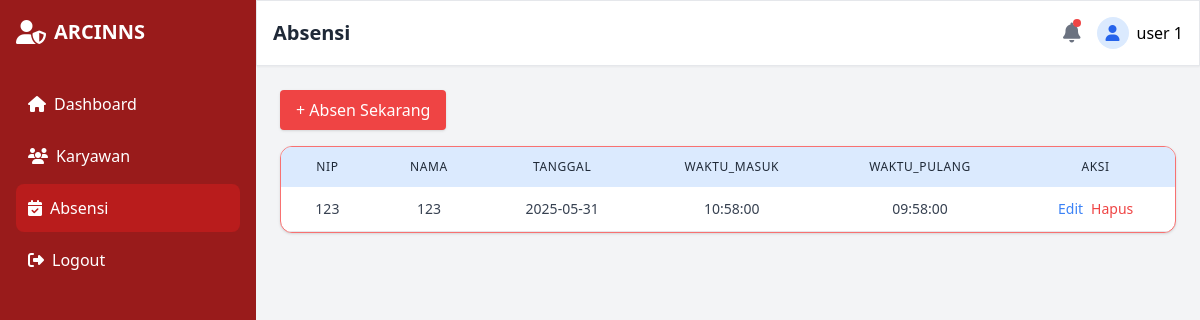
The app's page /pages/absensi/daftar.php (signed in) with its own data.
### tables this page shows
CREATE TABLE IF NOT EXISTS `absensi_karyawan` (
  `id` int NOT NULL AUTO_INCREMENT,
  `nip_karyawan` int NOT NULL,
  `tanggal_absensi` date NOT NULL,
  `jam_masuk` time NOT NULL,
  `jam_keluar` time NOT NULL,
  PRIMARY KEY (`id`),
  KEY `absensi_karyawan_nip_karyawan_to_users.nip` (`nip_karyawan`),
  CONSTRAINT `absensi_karyawan_nip_karyawan_to_users.nip` FOREIGN KEY (`nip_karyawan`) REFERENCES `users` (`NIP`) ON DELETE CASCADE ON UPDATE CASCADE
);

CREATE TABLE IF NOT EXISTS `users` (
  `NIP` int NOT NULL,
  `username` varchar(50) NOT NULL,
  `email` varchar(255) NOT NULL,
  `password` varchar(255) NOT NULL,
  `nama` varchar(255),
  `umur` int NOT NULL,
  `jenis_kelamin` enum('L','P') NOT NULL,
  `departemen` varchar(255),
  `jabatan` varchar(255),
  `kota_asal` varchar(255),
  PRIMARY KEY (`NIP`)
);

### pages/absensi/daftar.php (the view, shortened to what this page needs)
<?php
require_once("../../db/config.php");
$query = "SELECT
users.NIP, users.nama, absensi.id, absensi.tanggal_absensi, absensi.jam_masuk, absensi.jam_keluar
FROM absensi_karyawan as absensi
LEFT JOIN users ON absensi.nip_karyawan = users.NIP";
$daftar_absensi = $db->query($query)->fetch_all(MYSQLI_ASSOC);
?>
<!DOCTYPE html>
<html lang="id">
<head>
  <script src="https://cdn.tailwindcss.com"></script>
  <link href="https://cdnjs.cloudflare.com/ajax/libs/font-awesome/6.4.0/css/all.min.css" rel="stylesheet">
</head>
<body class=" bg-gray-100 font-sans">
  <div class="flex h-screen">
    <div class="w-64 bg-red-800 text-white p-4 hidden md:block">
      <div class="flex items-center space-x-2 mb-8">
        <i class="fas fa-user-shield text-2xl"></i>
        <h1 class="text-xl font-bold">ARCINNS</h1>
      </div>
      <nav class="space-y-1">
        <a href="../../index.php" class="flex items-center space-x-2 p-3 rounded-lg hover:bg-red-700">
          <i class="fas fa-home"></i>
          <span>Dashboard</span>
        </a>
        <a href="../karyawan/daftar.php" class="flex items-center space-x-2 p-3 rounded-lg hover:bg-red-700">
          <i class="fas fa-users"></i>
          <span>Karyawan</span>
        </a>
        <a href="daftar.php" class="flex items-center space-x-2 p-3 rounded-lg bg-red-700">
          <i class="fas fa-calendar-check"></i>
          <span>Absensi</span>
        </a>
        <a href="../logout.php" class="flex items-center space-x-2 p-3 rounded-lg hover:bg-red-700 mt-10">
          <i class="fas fa-sign-out-alt"></i>
          <span>Logout</span>
        </a>
      </nav>
    </div>
    <div class="flex-1 overflow-auto">
      <header class="bg-white shadow-sm border border-bottom">
        <div class="flex justify-between items-center p-4">
          <h2 class="text-xl font-semibold text-gray-800">Absensi</h2>
          <div class="flex items-center space-x-4">
            <div class="relative">
              <i class="fas fa-bell text-gray-500 text-xl"></i>
              <span class="absolute top-0 right-0 h-2 w-2 rounded-full bg-red-500"></span>
            </div>
            <div class="flex items-center space-x-2">
              <div class="h-8 w-8 bg-blue-100 rounded-full flex items-center justify-center">
                <i class="fas fa-user text-blue-600"></i>
              </div>
              <span class="font-medium">
                <?= $_SESSION["username"] ?>
              </span>
            </div>
          </div>
        </div>
      </header>
      <main class="p-6">
        <div class="flex mb-4">
          <a href="tambah.php" class="bg-red-500 hover:bg-red-600 text-white px-4 py-2 rounded shadow">
            + Absen Sekarang
          </a>
        </div>
        <div class="bg-white rounded-xl shadow overflow-hidden border border-red-400">
          <?php if (!$daftar_absensi): ?>
            <div class="flex justify-center text-3xl font-bold text-gray-300 uppercase w-full h-[5rem] items-center">
              data absensi kosong
            </div>
          <?php else: ?>
            <div class="overflow-x-auto">
              <table class="min-w-full">
                <thead class="bg-blue-100">
                  <tr>
                    <th class="px-6 py-3 text-center text-xs font-medium text-gray-800 uppercase tracking-wider">NIP</th>
                    <th class="px-6 py-3 text-center text-xs font-medium text-gray-800 uppercase tracking-wider">Nama</th>
                    <th class="px-6 py-3 text-center text-xs font-medium text-gray-800 uppercase tracking-wider">tanggal</th>
                    <th class="px-6 py-3 text-center text-xs font-medium text-gray-800 uppercase tracking-wider">waktu_masuk</th>
                    <th class="px-6 py-3 text-center text-xs font-medium text-gray-800 uppercase tracking-wider">waktu_pulang</th>
                    <th class="px-6 py-3 text-center text-xs font-medium text-gray-800 uppercase tracking-wider">Aksi</th>
                  </tr>
                </thead>
                <tbody class="text-gray-700 text-sm font-light">
                  <?php foreach ($daftar_absensi as $absensi): ?>
                    <tr class="border-b hover:bg-gray-100">
                      <td class="py-3 px-6 text-center"><?= $absensi["NIP"] ?></td>
                      <td class="py-3 px-6 text-center"><?= $absensi["nama"] ?></td>
                      <td class="py-3 px-6 text-center"><?= $absensi["tanggal_absensi"] ?></td>
                      <td class="py-3 px-6 text-center"><?= $absensi["jam_masuk"] ?></td>
                      <td class="py-3 px-6 text-center"><?= $absensi["jam_keluar"] ?></td>
                      <td class="py-3 px-6 text-center">
                        <div class="flex item-center justify-center space-x-2">
                          <a href="edit.php?id=<?= $absensi["id"] ?>" class="text-blue-500 hover:underline">
                            Edit
                          </a>
                          <a href="hapus.php?delete=true&id=<?= $absensi["id"] ?>" onclick="return confirmDelete();" class="text-red-500 hover:underline">
                            Hapus
                          </a>
                        </div>
                      </td>
                    </tr>
                  <?php endforeach ?>
                </tbody>
              </table>
            </div>
          <?php endif ?>
      </main>
    </div>
  </div>
</body>
</html>

### records on screen
absensi_karyawan: nip_karyawan.NIP "123", nip_karyawan.nama "123", tanggal_absensi "2025-05-31", jam_masuk "10:58:00", jam_keluar "09:58:00"

### other values on screen
$_SESSION["username"] "user 1"
